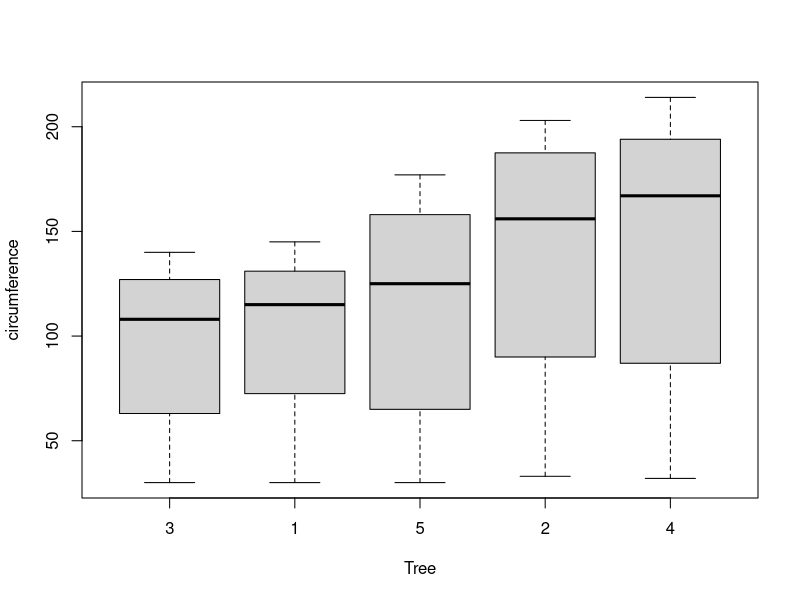
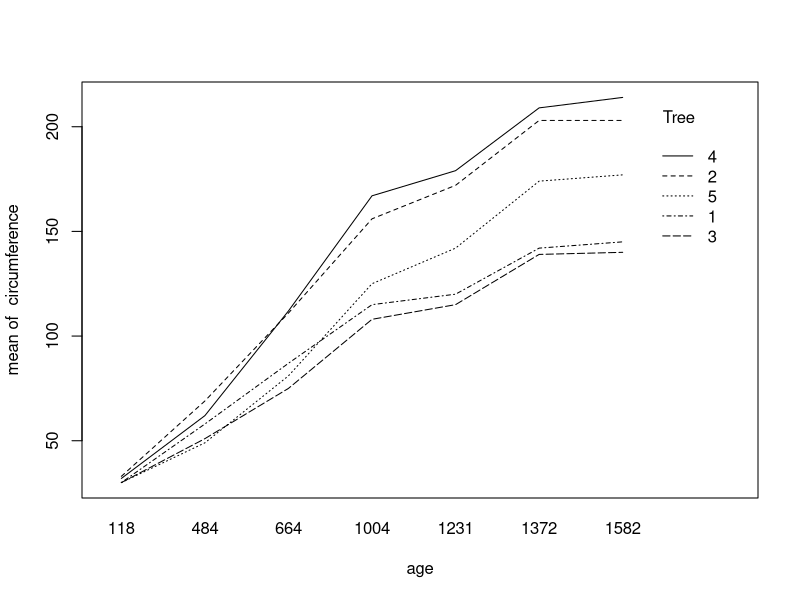

The R source for these figures, in order: (Note: this script raises an error after producing the figures.)
###########################
## 교호작용(interaction) ##
###########################
# 기본적으로 다중 회귀 모형을 생성 할 때, 교호 작용을 고려하여 다중 회귀 모형을 생성할 수 있음
# 종속변수가 수치형일 때,      -> 다중 회귀
# 종속변수 범주형일 때,        -> 다중 로지스틱 회귀

# 1. 다중 회귀에서의 교호작용 확인
# 1.1 독립변수(연속, 범주), 종속변수(연속) 간의 교호작용
# - 모델 생성 후, anova 분석을 통해 해당 교호작용 변수가 p-value 0.05 보다 작은지 확인
# - interaction.plot 을 통해 기울기가 변하는지 확인
with(Orange, plot(Tree, circumference, xlab = 'Tree', ylab = 'circumference'))
with(Orange, interaction.plot(age, Tree, circumference))
Orange[,'fTree'] <- factor(Orange[,"Tree"], ordered = F)
m                <- lm(circumference ~ (fTree*age), data = Orange)
anova(m)   

# 1.2 독립변수(연속, 연속), 종속변수(범주) 간의 교호작용
# 로지스틱 회귀 모형에서의 교호작용을 구할 수 있음

##################################
## 교호작용도(interaction plot) ##
##################################
# 종속변수와 독립변수를 각각 x,y축에 두고, group변수(범주, 수치 둘다 가능)로 또다른 독립변수를 둬서 교호작용도를 그림
# 교호작용도의 선이 평행으로 나타나면 교호작용이 없다고 판단할 수 있음.
# 교호작용도가 평행하다고 해서 통계적으로 의미 없다는 뜻은 아니다.

# 1. interaction.plot function
interaction.plot(
  x.factor,       # X축에 그릴 백터
  trace.factor,   # 자취를 그릴 레벨을 저장한 펙터
  response        # 반응값을 저장한 숫자 벡터
)
with(Orange, interaction.plot(age, Tree, circumference))

## 2. ggplot을 이용한 두 범주형 값 + 한개의 수치형 변수에 대한 교호작용도 그리기 ----
install.packages("psych")
library(plyr)
library(psych)
library(ggplot2)

# ToothGrowth : 데이터는 정확히 모르겠지만, supp, dose는 범주형.
#               len -> 수치형.

# 각 그룹별 평균값 계산.
toothInt <- ddply(ToothGrowth,.(dose, supp), summarise, val = median(len))

# ggplot 생성.
# boxplot은 기존 데이터를 가지고 그리고, point와 line은 toothInt dataFrame을 통해 그림.

ggplot(ToothGrowth, aes(  x = factor(dose)
                        , y = len
                        , colour = supp)) + 
  geom_boxplot() + 
  geom_point(data = toothInt, aes(y = val)) +
  geom_line(data = toothInt, aes(y = val, group = supp)) + 
  theme_bw()


## 3. ggplot을 이용한 두 연속형 + 한개의 범주형 변수에 대한 교호작용도 그리기 ----
library(reshape2)

# tips dataset <- reshape2 package 내장 data


# 두 그룹간의 lm을 만들어서, 이 두 선의 교호작용을 확인하는 개념으로 접근할 수 있다
##  두개의 연속형 변수의 상호작용이 있는 경우,
# mtcars 데이터를 이용

# mpg                      -> Y
# Wt(공차중량), hp(마력수) -> X

## 회귀 모형 만들기
fit2 = lm(mpg ~ wt*hp, data = mtcars)
summary(fit2)

# hp와 mpg 간의 회귀공식은 wt의 값에 따라 달라짐.
# wt 값의 사분위수를 확인해보자
summary(mtcars$wt)

# 즉, mtcars 데이터에 있는 자동차들 중 가장 가벼운 차는 1.153, 
# 가장 무거운 차는 5.424임을 알 수 있음.
# wt와 mpg 사이의 회귀공식은 hp에 따라 달라짐.
# 즉 회귀 계수를 소수점 두자리에서 반올림하면 다음과 같은 회귀식을 얻을 수 있음.

# interaction 시각화 해보기

# 1. 평균-표준편차, wt의 평균, wt + 표준편차를 이용하여 상호작용 시각화
#    즉 wt의 값이 3개로 주어졌을 때의 mpg = X1 * hp 식 3개를 구하고, 이를 그리는 방식

A      <- c(2.2,3.2,4.2)       # wt의 구간별 값..
coef   <- fit2$coef            # 회귀 계수, 1: intercept, 2: wt, 3:hp, 4:wt:hp
labels <- as.character(A)      # 문자열로 바꾸어야 matrix 곱이 되는듯
intercept <- coef[1] + coef[2]*A 
slope     <- coef[3] + coef[4]*A

colour = rainbow(length(A))
df1    = data.frame(A,intercept,slope,colour)   

p <- ggplot(data=mtcars,aes(x=hp,y=mpg))+geom_point()
p <- p + geom_abline(data = df1, aes(slope=slope, intercept=intercept, colour=colour))
p <- p + scale_colour_discrete(labels=labels)+labs(colour="wt")
p

